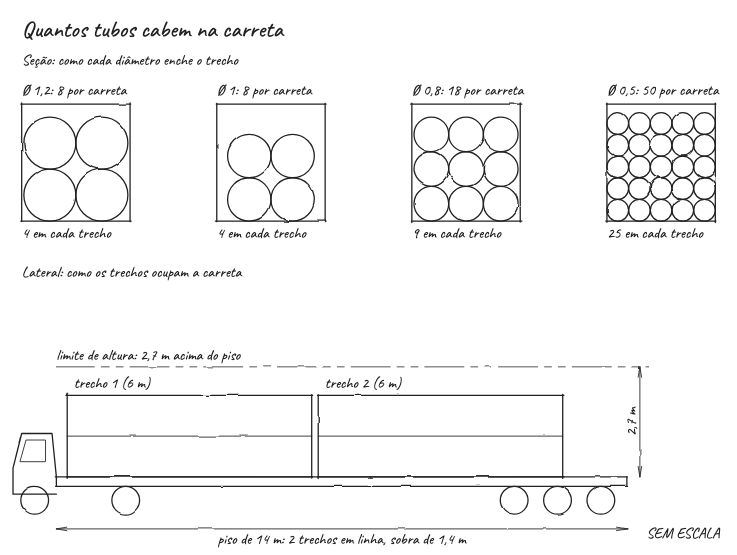

Generate this figure with Python:
"""A sheet of working sketches: how many pipes fit on a truck, by diameter. Every count is computed."""

from __future__ import annotations

import sys
from pathlib import Path

sys.path.insert(0, str(Path(__file__).resolve().parents[1] / "scripts"))
from esquadro import Drawing, span

OUT = Path(__file__).resolve().parent

# Illustrative parameters, not a load-securing recommendation.
BAY_WIDTH = 2.5  # metres of usable deck width
BAY_HEIGHT = 2.7  # metres of usable height above the deck
PIPE_LENGTH = 6.0
DECK_LENGTH = 14.0
DIAMETERS = (1.2, 1.0, 0.8, 0.5)  # metres, outside

TEXT = {
    "pt": {
        "title": "Quantos tubos cabem na carreta",
        "desc": "Croquis de carregamento: tubos por diâmetro na seção da carreta, e a vista lateral com os trechos e o limite de altura.",
        "per_truck": "Ø {d}: {n} por carreta",
        "per_bay": "{n} em cada trecho",
        "limit": "limite de altura: {h} m acima do piso",
        "bay": "trecho {i} ({l} m)",
        "deck": "piso de {l} m: {n} trechos em linha, sobra de {s} m",
        "width": "{w} m úteis",
        "note": "contagem calculada, fileiras retas; só ilustra o método",
        "stack": "Seção: como cada diâmetro enche o trecho",
        "side": "Lateral: como os trechos ocupam a carreta",
    },
    "en": {
        "title": "How many pipes fit on the truck",
        "desc": "Loading sketches: pipes by diameter in the truck section, and the side view with the bays and height limit.",
        "per_truck": "Ø {d}: {n} per truck",
        "per_bay": "{n} in each bay",
        "limit": "height limit: {h} m above the deck",
        "bay": "bay {i} ({l} m)",
        "deck": "{l} m deck: {n} bays in a row, {s} m to spare",
        "width": "{w} m usable",
        "note": "computed count, straight rows; it only illustrates the method",
        "stack": "Section: how each diameter fills a bay",
        "side": "Side: how the bays take up the truck",
    },
}


def num(value: float, lang: str) -> str:
    out = f"{value:g}"
    return out.replace(".", ",") if lang == "pt" else out


def fit(diameter: float) -> tuple[int, int]:
    """Straight rows and columns of one diameter in the bay's section."""
    return int(BAY_WIDTH // diameter), int(BAY_HEIGHT // diameter)


def main(lang: str = "pt") -> Path:
    t = TEXT[lang]
    d = Drawing.figure("page", 128, lang=lang, title=t["title"], description=t["desc"])
    d.text((5, 8.5), t["title"], "heading")
    d.text((5, 15), t["stack"], "dim")

    bays = int(DECK_LENGTH // PIPE_LENGTH)
    box_h = 27.0
    box_w = box_h * BAY_WIDTH / BAY_HEIGHT
    gap = (160 - 4 * box_w) / 3
    for i, diameter in enumerate(DIAMETERS):
        x = 5 + i * (box_w + gap)
        y = 24.0
        cols, rows = fit(diameter)
        per_bay = cols * rows
        k = box_w / BAY_WIDTH
        d.text((x, y - 2), t["per_truck"].format(d=num(diameter, lang), n=per_bay * bays), "dim")
        d.rect(x, y, box_w, box_h)
        r = diameter * k / 2
        x0 = x + (box_w - cols * 2 * r) / 2 + r
        for row in range(rows):
            for col in range(cols):
                d.circle((x0 + col * 2 * r, y + box_h - r - row * 2 * r), r)
        d.text((x, y + box_h + 4), t["per_bay"].format(n=per_bay), "dim")

    top = 64.0
    d.text((5, top), t["side"], "dim")
    deck_y, left, k = 110.0, 13.0, 9.4
    deck_right = left + DECK_LENGTH * k
    limit_y = deck_y - BAY_HEIGHT * k
    d.line((left, limit_y), (deck_right + 5, limit_y), "phantom")
    d.text((left, limit_y - 1.6), t["limit"].format(h=num(BAY_HEIGHT, lang)), "dim")
    span(d, (deck_right + 3, deck_y), (deck_right + 3, limit_y), f"{num(BAY_HEIGHT, lang)} m")

    d.rect(left, deck_y, deck_right - left, 2.2)
    for wx in (left + 16, deck_right - 26, deck_right - 16, deck_right - 6):
        d.circle((wx, deck_y + 5.4), 3.2)
    d.polyline(
        [
            (left, deck_y),
            (left - 1, deck_y - 10),
            (left - 8, deck_y - 10),
            (left - 10, deck_y - 2),
            (left - 10, deck_y + 4),
            (left, deck_y + 4),
        ]
    )
    d.polyline(
        [(left - 2.5, deck_y - 8.5), (left - 7, deck_y - 8.5), (left - 8.4, deck_y - 3.5), (left - 2.5, deck_y - 3.5)],
        "thin",
        closed=True,
    )
    d.circle((left - 5, deck_y + 5.4), 3.2)

    diameter = DIAMETERS[1]
    cols, rows = fit(diameter)
    height = rows * diameter * k
    for bay in range(bays):
        x = left + 2.5 + bay * (PIPE_LENGTH * k + 1.5)
        w = PIPE_LENGTH * k
        d.rect(x, deck_y - height, w, height)
        for row in range(1, rows):
            ry = deck_y - row * diameter * k
            d.line((x, ry), (x + w, ry), "thin")
        d.text((x + 1.5, deck_y - height - 1.6), t["bay"].format(i=bay + 1, l=num(PIPE_LENGTH, lang)), "dim")
    used = left + 2.5 + bays * (PIPE_LENGTH * k + 1.5)
    spare = DECK_LENGTH - (used - left) / k
    span(
        d,
        (left, deck_y + 12),
        (deck_right, deck_y + 12),
        t["deck"].format(l=num(DECK_LENGTH, lang), n=bays, s=num(round(spare, 1), lang)),
        side="below",
    )
    return d.save(OUT / f"explain_load_plan{'_en' if lang == 'en' else ''}.svg")


if __name__ == "__main__":
    main("pt")
    main("en")
